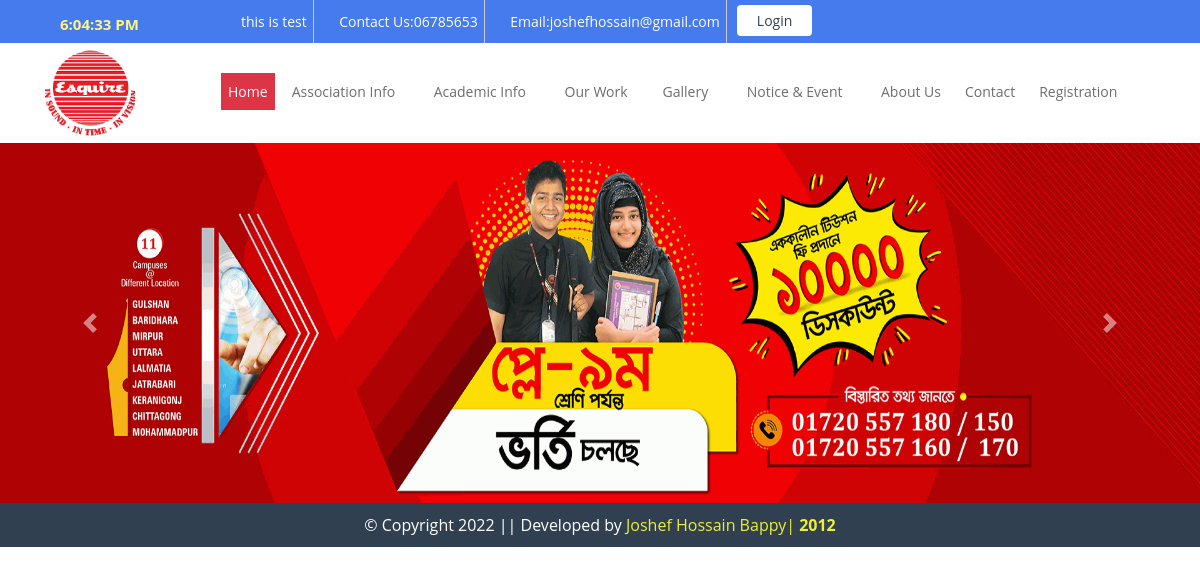
The page / on the database its author committed.
### services/models.py (models this page shows, shortened)
class SchoolProfile(models.Model):
    school_name       = models.CharField(max_length=160)
    slugan            = models.CharField(max_length=100, blank=True)
    email             = models.EmailField(max_length=70,blank=True)
    phone             = models.CharField(max_length=20)
    mobile            = models.CharField(max_length=15)
    address           = models.CharField(max_length=200)
    web_address       = models.CharField(max_length=200,blank=True)
    logo              = models.ImageField(upload_to='company_info')
    facebook_id       = models.CharField(max_length=200,blank=True)
    twitter_id        = models.CharField(max_length=200,blank=True)
    google_id         = models.CharField(max_length=200,blank=True)
    youtube_id        = models.CharField(max_length=200,blank=True)
    linkedin_id       = models.CharField(max_length=200,blank=True)
    copyright_name    = models.CharField(max_length=200,blank=True)
    status            = models.BooleanField(default=True)
    class Meta:
        verbose_name = 'School Profile'
        verbose_name_plural = 'School Profile'

class SliderInfo(models.Model):
    slider_title   = models.CharField(max_length=100, blank=True)
    details        = models.TextField(max_length=5000, blank=True)
    images         = models.ImageField(upload_to='slider')
    slider_order   = models.IntegerField(default=0)
    status         = models.BooleanField(default=True)
    upload_date    = models.DateTimeField(auto_now_add=True)
    class Meta:
        verbose_name = 'Slider Image'
        verbose_name_plural = 'Slider Images'

### services/views.py (the view)
# urls.py: path('', views.index_page),
def index_page(request):
    banner_list        = models.SliderInfo.objects.all()
    context = {
        'welcome_message':"welcome_message",
        'banner_list':banner_list,
    }
    return render(request, 'services/index.html', context)

### services/templatetags/data_load.py (called while the page is built)
@register.filter(name='school')
def school_details(request):
    data      = models.SchoolProfile.objects.filter(status = True)
    return data

### services/templates/services/index.html (shortened to what this page needs)
{% extends 'services/base.html' %}
{% load static %}
{% block content %}
    <div class="banner_slider">
        <div id="carouselExampleControls" class="carousel slide" data-ride="carousel">
            <div class="carousel-inner">
            {% for slide in banner_list %}
                {% if forloop.first %}
                <div class="carousel-item active">
                    <img class="d-block w-100" src="/static/services/media/{{ slide.images }}" alt="{{ slide.slider_title }}" height="360">
                </div>
                {% else %}
                <div class="carousel-item">
                    <img class="d-block w-100" src="/static/services/media/{{ slide.images }}" alt="{{ slide.slider_title }}" height="360">
                </div>
                {% endif %}
            {% endfor %}
            </div>
            <a class="carousel-control-prev" href="#carouselExampleControls" role="button" data-slide="prev">
              <span class="carousel-control-prev-icon" aria-hidden="true"></span>
            </a>
            <a class="carousel-control-next" href="#carouselExampleControls" role="button" data-slide="next">
              <span class="carousel-control-next-icon" aria-hidden="true"></span>
            </a>
        </div>
    </div>
    {% endblock %}

### services/templates/services/base.html (shortened to what this page needs)
<!DOCTYPE html>
<html lang="en">
<head>
    {% load static %}
    {% load data_load %}
    {% for data in school_details|school|slice:"1" %}
    <link rel="stylesheet" href="{% static 'services/css/bootstrap.css' %}">
    <link rel="stylesheet" href="{% static 'services/css/bootstrap-grid.css' %}">
    <link rel="stylesheet" href="{% static 'services/css/bootstrap-reboot.css' %}">
    <link rel="stylesheet" href="{% static 'services/css/font-awesome.min.css' %}">
    <link rel="stylesheet" href="{% static 'services/css/ihover.css' %}">
    <link rel="stylesheet" href="{% static 'services/css/style.css' %}">
    <link rel="stylesheet" href="{% static 'services/css/owl.carousel.min.css' %}">
    <link rel="stylesheet" href="{% static 'services/css/owl.theme.default.min.css' %}">
</head>
<body>
    <header>
        <div class="ak_top_header">
            <div class="container">
                <div class="row">
                    <div class="col-sm-2 social_menu">
                        <ul style="float: left;">
                            <li><a ><span style="color: #fff581;font-weight: bold; font-size: 15px;"  id="time"></span></a></li>
                        </ul>
                    </div>
                    <div class="col-sm-8 top_header_pull">
                        <ul>
                            <li> <p>{{ data.slugan }}</p> </li>
                            <li> <p><i class="fa fa-phone"></i> Contact Us:{{ data.mobile }}</p> </li>
                            <li> <p><i class="fa fa-envelope-o"></i> Email:{{ data.email }}</p> </li>
                            <li> <a href="/login/">Login</a></li>
                        </ul>
                    </div>
                    <div class="col-sm-2 social_menu">
                        <ul>
                            <li><a href=""><i class="fa fa-facebook"></i></a></li>
                            <li><a href=""><i class="fa fa-twitter"></i></a></li>
                            <li><a href=""><i class="fa fa-youtube"></i></a></li>
                        </ul>
                    </div>
                </div>
            </div>
        </div>
        <div class="ak_main_nav_pull" id="navbar">
            <div class="container">
                <div class="row">
                    <div class="col-sm-1">
                        <div class="site_logo">
                            <a href="/"><img src="/static/services/media/{{ data.logo }}" alt=""></a>
                        </div>
                    </div>
                    <div class="col-sm-11">
                        <div class="site_menu">
                            <ul style="padding-left: 71px;">
                                <li><a href="/" class="active_menu">Home</a></li>
                                <li><a href="#">Association Info <i class="fa fa-angle-down"></i></a>
                                </li>
                                <li><a href="#">Academic Info <i class="fa fa-angle-down"></i></a>
                                </li>
                                <li><a href="">Our Work<i class="fa fa-angle-down"></i></a>
                                </li>
                                <li><a href="">Gallery <i class="fa fa-angle-down"></i></a>
                                </li>
                                <li><a href="">Notice & Event <i class="fa fa-angle-down"></i></a>
                                </li>
                                <li><a href="/about-us/">About Us</a></li>
                                <li><a href="/contact-us/">Contact</a></li>
                                <li><a href="/user-registation/">Registration</a></li>
                            </ul>
                        </div>
                    </div>
                </div>
            </div>
        </div>
    </header>
    {% block content %}
    {% endblock %}
    <footer>
        <p>© Copyright 2022 || Developed by <a href="#">Joshef Hossain Bappy|<strong> 2012</strong></a></p>
    </footer>
    </body>
    {% endfor %}
    </html>

### services/static/services/css/style.css (style rules this page uses)
* { margin:0px;padding:0px; }
body { color:#304050; background:#ffffff; font-family: 'Open Sans', sans-serif; }
a { text-decoration: none; color:#304050; }
ul { margin:0px;padding:0px; list-style: none; }
p { margin:0px; }
.ak_top_header { background:#457bec; overflow: hidden; }
.top_header_pull ul li { float:left; border-right:1px solid #ccc; color:#fff; margin-right: 5px; padding: 11px 6px; font-size: 14px; }
.top_header_pull ul li a { text-decoration: none; display: block; background: #ffffff; color: #304050; margin: 5px; padding: 5px 20px; border-radius: 4px; }
.top_header_pull ul li:last-child { padding:0px;border-right:none; }
.social_menu ul { margin:0px;list-style:none;float:right; }
.social_menu ul li { float:left; }
.social_menu ul li a { font-size: 22px; color: #fff; padding: 5px 15px; display: block; text-decoration: none; }
.ak_main_nav_pull { background:#fff; padding:5px 0px; }
.site_logo img { width: 90px; height: 90px; }
.site_menu { margin-top: 20px; }
.site_menu ul { float: left; }
.site_menu ul li { float:left; margin-top: 5px; position: relative; padding-left: 10px; }
.site_menu ul li a { text-decoration: none; display: block; padding: 8px 7px; color: #6f6d6d; font-size: 14px; }
.site_menu ul li .active_menu { color:#fff;background:#dc3545; }
footer { background:#304050; color:#fff; padding:10px; }
footer p { margin:0px;text-align: center;margin-bottom:0px; }
footer p a { color:#ecef35; }
body { font-family: Verdana, Geneva, sans-serif; font-size: 14px; background: #f2f2f2; }

### rows shown on the page
SchoolProfile: slugan "this is test", mobile "06785653", email "joshefhossain@gmail.com", logo (picture)
SliderInfo: images (picture)
